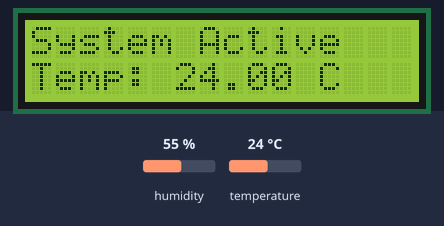
Bench run of a sketch on a simulated Arduino Uno, built with avr-gcc and run on an emulated ATmega328P. Shown: 16×2 character LCD. The inputs (shaded band) are chosen by the test bench; at power-on: temperature 24 °C, humidity 55 %.

Above: at 3.2 s.
3.3 s: temperature set to 12 °C
At 5.1 s:
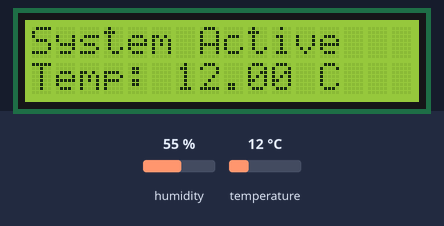
6.0 s: temperature set to 19 °C
At 6.5 s:
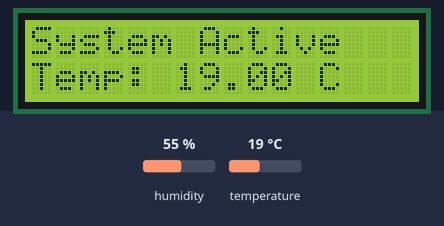
8.7 s: temperature set to 28 °C
At 11.6 s:
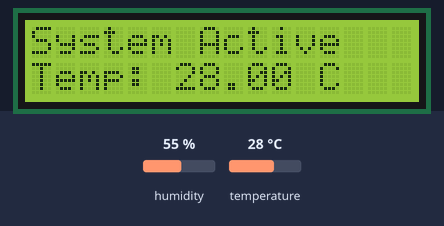
Timing chart, 0 to 13.1 s (numbered marks = the images above; inputs shaded):
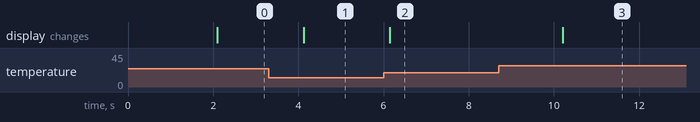

The sketch:

Task3_Temp_Monitoring.ino
```cpp
#include <LiquidCrystal.h>
#include <DHT.h>
#define DHTPIN 2
#define DHTTYPE DHT11
LiquidCrystal lcd(12, 11, 7, 6, 5, 4);
DHT dht(DHTPIN, DHTTYPE);
void setup() {
  lcd.begin(16, 2);
  dht.begin();
  lcd.setCursor(0, 0);
  lcd.print("Task 3: Temp");
  delay(2000);
  lcd.clear();
}

void loop() {
  float temp = dht.readTemperature();
  if (isnan(temp)) {
    lcd.setCursor(0, 0);
    lcd.print("Sensor Error!");
    return;
  }
 lcd.setCursor(0, 0);
  lcd.print("System Active  ");
  lcd.setCursor(0, 1);
  lcd.print("Temp: ");
  lcd.print(temp);
  lcd.print(" C   ");

  delay(2000);
}
```

Measured:
- after the input at 3.3 s, the display: changes after 0.82 s (image 1)
- after the input at 6.0 s, the display: changes after 0.15 s (image 2)
- after the input at 8.7 s, the display: changes after 1.5 s (image 3)
